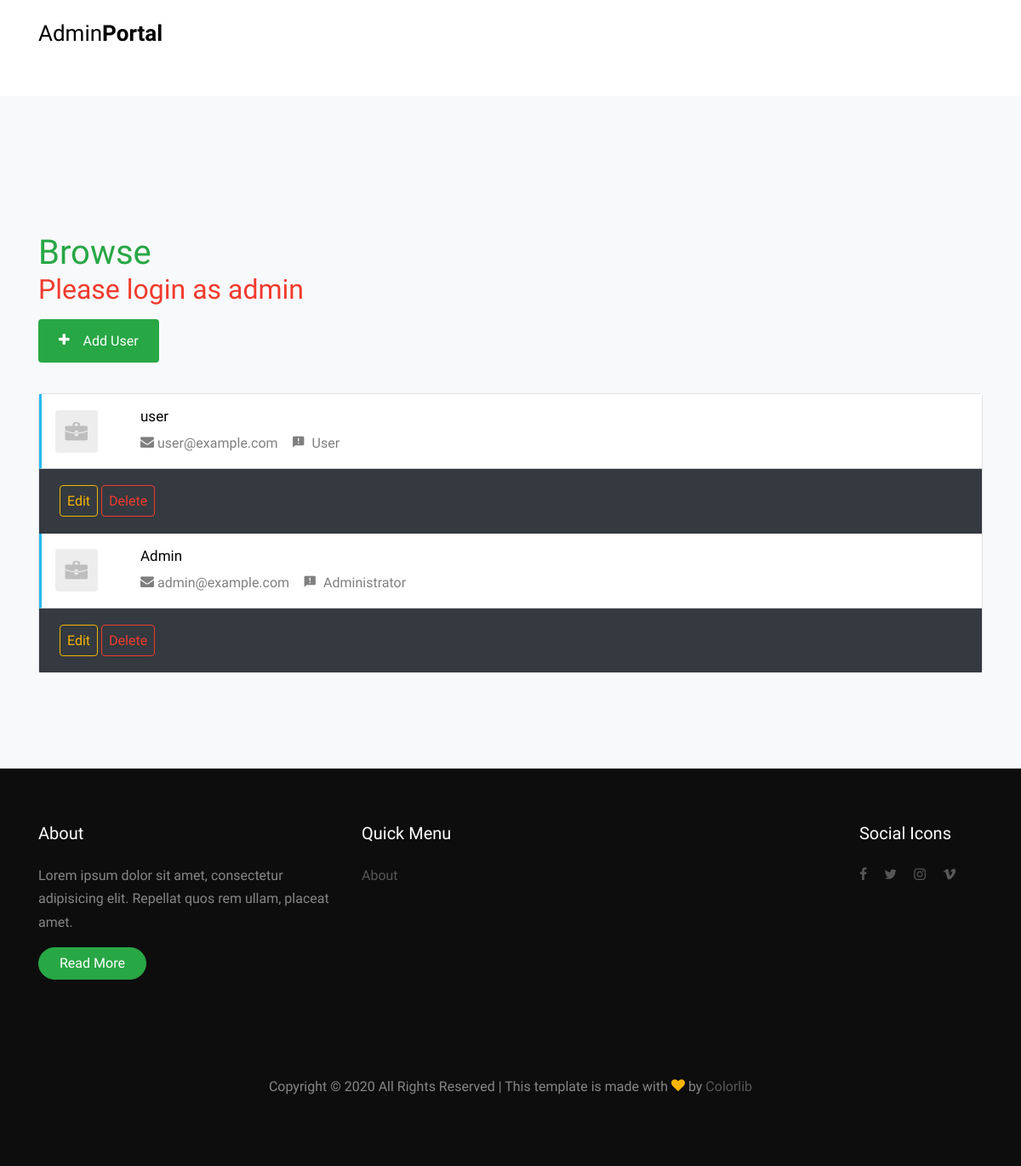
/admin/admin_users.php?done=303, run on the app's committed database.
### tables this page shows
CREATE TABLE `users` (
  `id` int(11) NOT NULL,
  `first_name` varchar(255) DEFAULT NULL,
  `last_name` varchar(255) DEFAULT NULL,
  `email` varchar(100) NOT NULL,
  `password` varchar(255) NOT NULL,
  `created_at` timestamp NULL DEFAULT NULL,
  `updated_at` timestamp NULL DEFAULT current_timestamp(),
  `role_id` int(11) DEFAULT NULL
);

CREATE TABLE `roles` (
  `id` int(11) NOT NULL,
  `name` varchar(50) NOT NULL,
  `active` tinyint(1) NOT NULL DEFAULT 1
);

### admin/get_users.php (the view, shortened to what this page needs)
<?php
require("../db_conn.php");
$sql = "SELECT * FROM users";
if (mysqli_query($db, $sql)) :
    $result = mysqli_query($db, $sql);
    foreach ($result as $row) : ?>
        <a href="admin_job_single.php?jobid=<?php echo (urldecode($row['id'])) ?>&name=<?php echo ($row['name']) ?>" class="job-item d-block d-md-flex align-items-center fulltime">
            <div class="company-logo blank-logo text-center text-md-left pl-3">
                <img src="/src/images/company_logo_blank.png" alt="Image" class="img-fluid mx-auto">
            </div>
            <div class="job-details">
                <div class="p-3 align-self-center">
                    <h3><?php echo ($row['first_name']) ?></h3>
                    <div class="d-block d-lg-flex">
                        <div class="mr-3"><span class="icon-envelope mr-1"></span><?php echo ($row['email']) ?></div>
                        <div class="mr-3"><span class="icon-announcement mr-1"></span>
                            <?php
                            $get_roles = "SELECT * FROM roles WHERE id = '" . $row['role_id'] . "'";
                            $roles = mysqli_query($db, $get_roles);
                            $role = mysqli_fetch_array($roles);
                            echo ($role['name'])
                            ?>
                        </div>
                    </div>
                </div>
            </div>
            <div class="job-category align-self-center">
                <div class="p-3">
                </div>
            </div>
        </a>
        <div class="job-details mb-0 bg-dark">
            <div class="p-4">
                <span class="text-info p-2 rounded border border-warning "><a class="text-warning" href="admin_edit_user.php?edit=1&userid=<?= urldecode($row['id']) ?>">Edit</a></span>
                <span class="text-info p-2 rounded border border-danger text-danger"><a href="admin_user_delete.php?userid=<?= urldecode($row['id']) ?>" class="text-danger">Delete</a></span>
            </div>
        </div>
<?php
    endforeach;
else : echo "ERROR: Could not able to execute $sql. " . mysqli_error($db);
endif;
?>

### src/css/style.css (style rules this page uses)
body { line-height: 1.7; color: rgba(0, 0, 0, 0.5); font-weight: 400; font-size: 1rem; font-family: "Roboto Mono", SFMono-Regular, Menlo, Monaco, Consolas, "Liberation Mono", "Courier New", monospace; font-family: "Work Sans", -apple-system, BlinkMacSystemFont, "Segoe UI", Roboto, "Helvetica Neue", Arial, sans-serif, "Apple Color Emoji", "Segoe UI Emoji", "Segoe UI Symbol", "Noto Color Emoji"; }
h1, h2, h3, h4, h5, .h1, .h2, .h3, .h4, .h5 { color: #000; }
a { -webkit-transition: .3s all ease; -o-transition: .3s all ease; transition: .3s all ease; }
.jobs-wrap .job-item { display: block; border-bottom: 1px solid #ced4da !important; color: rgba(0, 0, 0, 0.5); background: #fff; position: relative; z-index: 1; }
.jobs-wrap .job-item.fulltime { border-left: 3px solid #26baee; }
.jobs-wrap .job-item .company-logo { -webkit-box-flex: 0; -ms-flex: 0 0 100px; flex: 0 0 100px; }
.jobs-wrap .job-item .company-logo img { max-width: 50px; border-radius: 4px; }
.jobs-wrap .job-item h3 { font-size: 17px; }
.jobs-wrap .job-item .job-details { width: calc(100% - 250px); }
.jobs-wrap .job-item .job-category { -webkit-box-flex: 0; -ms-flex: 0 0 150px; flex: 0 0 150px; text-align: center; }

### data on the page
users: first_name "user", email "user@example.com", role.name "User"
users: first_name "Admin", email "admin@example.com", role.name "Administrator"
